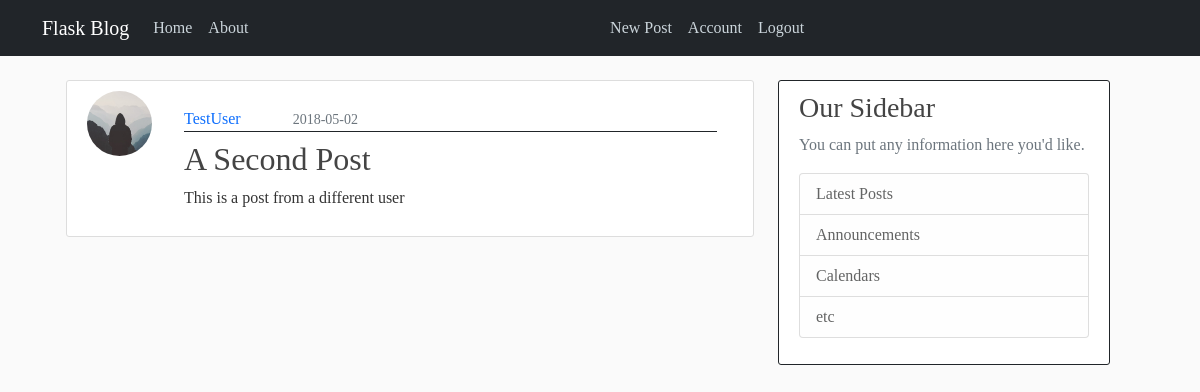
The app's page /post/2 (signed in) with its own data.
### flaskblog/models.py (models this page shows, shortened)
class User(db.Model, UserMixin):
    id = db.Column(db.Integer, primary_key=True)
    username = db.Column(db.String(20), unique=True, nullable=False)
    email = db.Column(db.String(120), unique=True, nullable=False)
    image_file = db.Column(db.String(20), nullable=False, default='default.jpg')
    password = db.Column(db.String(60), nullable=False)
    posts = db.relationship('Post', backref='author', lazy=True)

class Post(db.Model):
    id = db.Column(db.Integer, primary_key=True)
    title = db.Column(db.String(100), nullable=False)
    date_posted = db.Column(db.DateTime, nullable=False, default=datetime.utcnow)
    content = db.Column(db.Text, nullable=False)
    user_id = db.Column(db.Integer, db.ForeignKey('user.id'), nullable=False)

### flaskblog/posts/routes.py (the view)
@posts.route('/post/<post_id>')
@login_required
def post(post_id):
    post = Post.query.get_or_404(post_id)
    return render_template('post.html', title=post.title, post=post)

### flaskblog/models.py (called while the page is built)
@login_manager.user_loader
def load_user(user_id):
    return User.query.get(int(user_id))

### flaskblog/templates/post.html (shortened to what this page needs)
{% extends "layout.html" %}
{% block content %}
	<article class="card content-section">
		<div class="d-flex">
			<img class="rounded-circle article-img" src="/static/profile/{{ post.author.image_file }}">
			<div class="card-body">
				<div class="card-title border-bottom border-dark">
					<a class="mr-2 text-capitalize" href="{{ url_for('users.user_post',username = post.author.username) }}">{{ post.author.username }}</a>
					<small class="text-muted mx-5">{{ post.date_posted.strftime('%Y-%m-%d') }}</small>
				</div>
				<h2 class="card-title">{{ post.title }}</h2>
				<p class="card-text article-content ">{{ post.content }}</p>
			</div>
		</div>
	</article>
{% endblock %}

### flaskblog/static/main.css (style rules this page uses)
body { font-family: "Comic Sans MS", serif; background: #fafafa; color: #333333; margin-top: 5rem; }
a { text-decoration-line: none; }
h1, h2, h3, h4, h5, h6 { color: #444444; }
.content-section { background: #ffffff; padding: 10px 20px; border: 1px solid #dddddd; border-radius: 3px; margin-bottom: 20px; }
.article-content { white-space: pre-line; }
.article-img { height: 65px; width: 65px; margin-right: 16px; }

### records on screen
User: author.image_file (placeholder picture), author.username "TestUser"
Post: date_posted "2018-05-02", title "A Second Post", content "This is a post from a different user"
